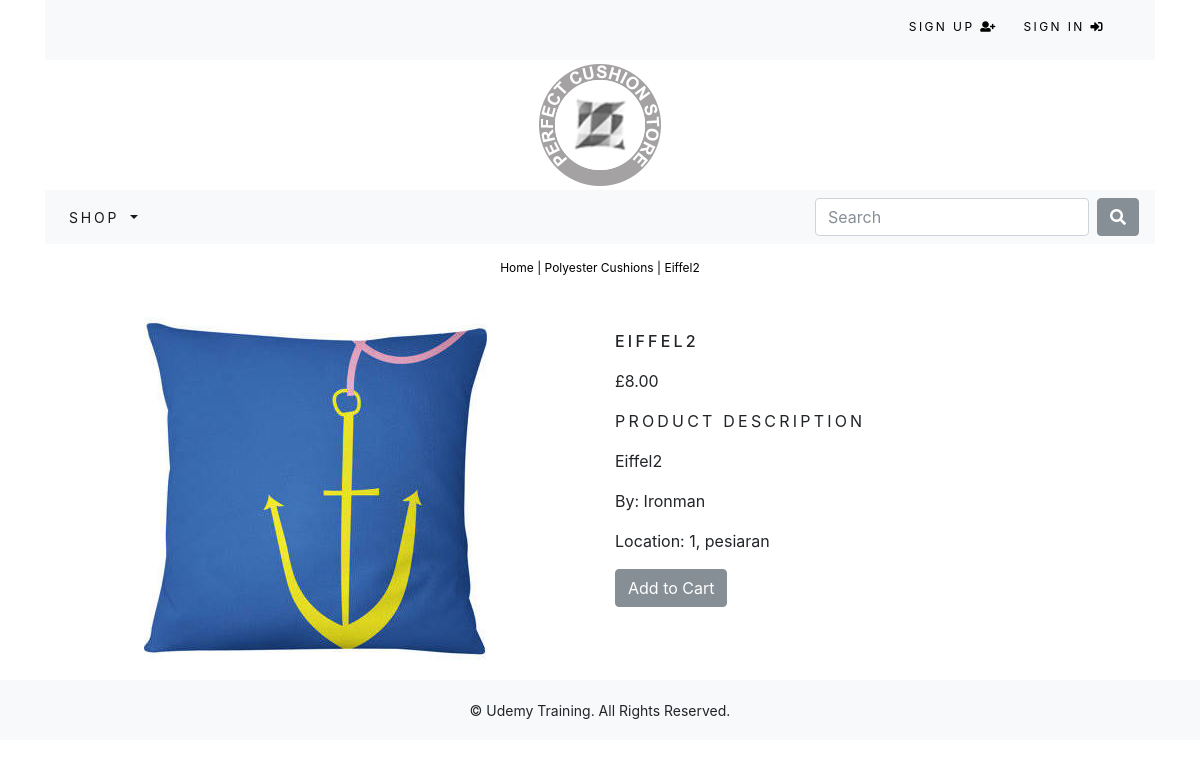
The app's page /shop/polyester-cushions/eiffel2/ with its own data.
### shop/models.py (models this page shows, shortened)
class Product(models.Model):
	name = models.CharField(max_length=250, unique=True)
	slug = models.SlugField(max_length=250, unique=True)
	description = models.TextField(blank=True)
	category = models.ForeignKey(Category, on_delete=models.CASCADE)
	price = models.DecimalField(max_digits=10, decimal_places=2)
	image = models.ImageField(upload_to='product', blank=True)
	stock = models.IntegerField()
	user = models.ForeignKey(User, on_delete=models.CASCADE)
	available = models.BooleanField(default=True)
	created = models.DateTimeField(auto_now_add=True)
	updated = models.DateTimeField(auto_now=True)
	class Meta:
		ordering = ('name',)
		verbose_name = 'product'
		verbose_name_plural = 'products'

class Category(models.Model):
	name = models.CharField(max_length=250, unique=True)
	slug = models.SlugField(max_length=250, unique=True)
	description = models.TextField(blank=True)
	image = models.ImageField(upload_to='category', blank=True)
	class Meta:
		ordering = ('name',)
		verbose_name = 'category'
		verbose_name_plural = 'categories'
	def get_url(self):
		return reverse('shop:products_by_category', args=[self.slug])
	def __str__(self):
		return '{}'.format(self.name)

class Profile(models.Model):
	user = models.OneToOneField(User, on_delete=models.CASCADE)
	about = models.CharField(max_length=100)
	address = models.CharField(max_length=100)

### shop/views.py (the view)
# urls.py: path('<slug:c_slug>/<slug:product_slug>/', views.ProdCatDetail, name='ProdCatDetail'),
def ProdCatDetail(request,c_slug,product_slug):
	try:
		product = Product.objects.get(category__slug=c_slug,slug=product_slug)
	except Exception as e:
		raise e
	return render(request,'shop/product.html', {'product':product})

### cart/context_processors.py (called while the page is built)
def counter(request):
	item_count = 0
	if 'admin' in request.path:
		return {}
	else:
		try:
			cart = Cart.objects.filter(cart_id=_cart_id(request))
			cart_items = CartItem.objects.all().filter(cart=cart[:1])
			for cart_item in cart_items:
				item_count += cart_item.quantity
		except Cart.DoesNotExist:
			item_count = 0
	return dict(item_count = item_count)

### cart/views.py (called while the page is built)
def _cart_id(request):
	cart = request.session.session_key
	if not cart:
		cart = request.session.create()
	return cart

### shop/context_processors.py (called while the page is built)
def menu_links(request):
	links = Category.objects.all()
	return dict(links=links)

### shop/templates/shop/product.html (shortened to what this page needs)
{% extends "base.html" %}
{% load staticfiles %}
{% block content %}
	<div class="row my_prod_row_class">
		<div class="mx-auto">
			<p><a href="{% url 'shop:allProdCat' %}">Home</a> | <a href="{{ product.category.get_url }}">{{product.category}}</a> | {{product.name}}</p>
		</div>
		<div class="container">
			<br>
			<div class="row">
				<div class="col-12 col-sm-12 col-md-12 col-lg-6 text-center">
					<div style="min-width: 18rem;">
						<img src="{{product.image.url}}" alt="{{product.name}}">
					</div>
				</div>
				<div class="col-12 col-sm-12 col-md-12 col-lg-6">
					<div>
						<h1 class="my_prod_title">{{product.name}}</h1>
						<p>£{{product.price}}</p>
						<p class="my_title">Product Description</p>
						<p class="text-justify my_prod_text">{{product.description}}</p>
						<p>By: {{product.user}}</p>
						<p>Location: {{product.user.profile.address}}</p>
						{% if product.stock <= 0%}
							<p class="text-justify my_prod_text"><b>Out of Stock</b></p>
						{% else %}
							<a class="btn btn-secondary" href="{% url 'cart:add_cart' product.id %}">Add to Cart</a>
						{% endif %}
					</div>
				</div>
			</div>
		</div>
	</div>
{% endblock %}

### static/css/custom.css (style rules this page uses)
body { font-family: 'Roboto', sans-serif; }
.my_title { font-size: 16px; text-transform: uppercase; letter-spacing: .2em; }
.my_prod_row_class { padding-top: 15px; padding-bottom: 20px; }
.my_prod_row_class .mx-auto p { color: #000; font-size: 12px; }
.my_prod_row_class .mx-auto p a { color: #000; font-size: 12px; text-decoration: none; }
.my_prod_title { font-size: 16px; text-transform: uppercase; letter-spacing: .2em; padding-top: 15px; padding-bottom: 10px; }
.my_prod_text { padding-right: 20px; }

### records on screen
Product: category "Polyester Cushions", name "Eiffel2", image (picture), name "EIFFEL2", price "8.00", description "Eiffel2", user "Ironman", user.profile.address "1, pesiaran"
